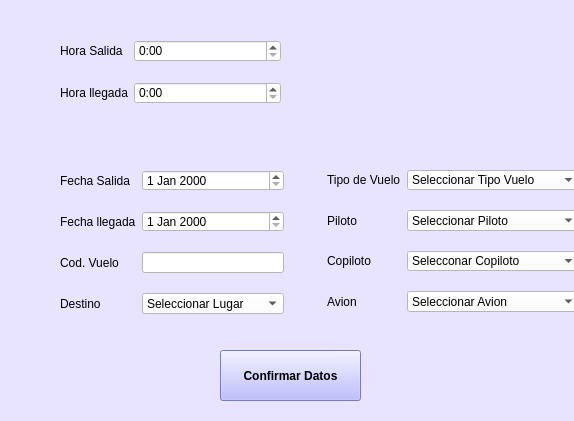
<?xml version="1.0" encoding="UTF-8"?>
<ui version="4.0">
 <class>MainWindow</class>
 <widget class="QMainWindow" name="MainWindow">
  <property name="geometry">
   <rect>
    <x>0</x>
    <y>0</y>
    <width>574</width>
    <height>421</height>
   </rect>
  </property>
  <property name="windowTitle">
   <string>Modificar Datos Vuelo</string>
  </property>
  <property name="styleSheet">
   <string notr="true">background-color: rgb(232, 228, 255);</string>
  </property>
  <widget class="QWidget" name="centralwidget">
   <widget class="QLabel" name="label_3">
    <property name="geometry">
     <rect>
      <x>350</x>
      <y>30</y>
      <width>171</width>
      <height>101</height>
     </rect>
    </property>
    <property name="styleSheet">
     <string notr="true">border-image: url(:/cct/iconoprogramarvuelo.jpg);</string>
    </property>
    <property name="text">
     <string>&lt;html&gt;&lt;head/&gt;&lt;body&gt;&lt;p&gt;&lt;br/&gt;&lt;/p&gt;&lt;/body&gt;&lt;/html&gt;</string>
    </property>
   </widget>
   <widget class="QPushButton" name="crearVuelo">
    <property name="geometry">
     <rect>
      <x>220</x>
      <y>350</y>
      <width>141</width>
      <height>51</height>
     </rect>
    </property>
    <property name="font">
     <font>
      <weight>75</weight>
      <bold>true</bold>
     </font>
    </property>
    <property name="styleSheet">
     <string notr="true">background-color: rgb(170, 170, 255);</string>
    </property>
    <property name="text">
     <string>Confirmar Datos</string>
    </property>
   </widget>
   <widget class="QWidget" name="formLayoutWidget_6">
    <property name="geometry">
     <rect>
      <x>60</x>
      <y>170</y>
      <width>224</width>
      <height>144</height>
     </rect>
    </property>
    <layout class="QFormLayout" name="formLayout_6">
     <property name="verticalSpacing">
      <number>20</number>
     </property>
     <item row="0" column="0">
      <widget class="QLabel" name="label_19">
       <property name="styleSheet">
        <string notr="true">background-color: rgb(232, 228, 255);</string>
       </property>
       <property name="text">
        <string>Fecha Salida</string>
       </property>
      </widget>
     </item>
     <item row="0" column="1">
      <widget class="QDateEdit" name="dateEdit_3">
       <property name="styleSheet">
        <string notr="true">background-color: rgb(255, 255, 255);</string>
       </property>
      </widget>
     </item>
     <item row="1" column="0">
      <widget class="QLabel" name="label_21">
       <property name="styleSheet">
        <string notr="true">background-color: rgb(232, 228, 255);</string>
       </property>
       <property name="text">
        <string>Fecha llegada</string>
       </property>
      </widget>
     </item>
     <item row="1" column="1">
      <widget class="QDateEdit" name="dateEdit_4">
       <property name="styleSheet">
        <string notr="true">background-color: rgb(255, 255, 255);</string>
       </property>
      </widget>
     </item>
     <item row="2" column="0">
      <widget class="QLabel" name="label_23">
       <property name="styleSheet">
        <string notr="true">background-color: rgb(232, 228, 255);</string>
       </property>
       <property name="text">
        <string>Cod. Vuelo</string>
       </property>
      </widget>
     </item>
     <item row="2" column="1">
      <widget class="QLineEdit" name="lineEdit_13">
       <property name="styleSheet">
        <string notr="true">background-color: rgb(255, 255, 255);</string>
       </property>
      </widget>
     </item>
     <item row="3" column="0">
      <widget class="QLabel" name="label_24">
       <property name="styleSheet">
        <string notr="true">background-color: rgb(232, 228, 255);</string>
       </property>
       <property name="text">
        <string>Destino</string>
       </property>
      </widget>
     </item>
     <item row="3" column="1">
      <widget class="QComboBox" name="comboBox">
       <property name="styleSheet">
        <string notr="true">background-color: rgb(255, 255, 255);</string>
       </property>
       <item>
        <property name="text">
         <string>Seleccionar Lugar</string>
        </property>
       </item>
       <item>
        <property name="text">
         <string>Pasto</string>
        </property>
       </item>
       <item>
        <property name="text">
         <string>Bogota</string>
        </property>
       </item>
       <item>
        <property name="text">
         <string>Medellin</string>
        </property>
       </item>
       <item>
        <property name="text">
         <string>Cali</string>
        </property>
       </item>
      </widget>
     </item>
    </layout>
   </widget>
   <widget class="QWidget" name="formLayoutWidget_7">
    <property name="geometry">
     <rect>
      <x>60</x>
      <y>40</y>
      <width>221</width>
      <height>71</height>
     </rect>
    </property>
    <layout class="QFormLayout" name="formLayout_7">
     <property name="verticalSpacing">
      <number>20</number>
     </property>
     <item row="0" column="0">
      <widget class="QLabel" name="label_20">
       <property name="styleSheet">
        <string notr="true">background-color: rgb(232, 228, 255);</string>
       </property>
       <property name="text">
        <string>Hora Salida</string>
       </property>
      </widget>
     </item>
     <item row="0" column="1">
      <widget class="QTimeEdit" name="timeEdit">
       <property name="styleSheet">
        <string notr="true">background-color: rgb(255, 255, 255);</string>
       </property>
       <property name="maximumTime">
        <time>
         <hour>23</hour>
         <minute>59</minute>
         <second>59</second>
        </time>
       </property>
       <property name="currentSection">
        <enum>QDateTimeEdit::HourSection</enum>
       </property>
       <property name="displayFormat">
        <string>h:mm</string>
       </property>
       <property name="time">
        <time>
         <hour>0</hour>
         <minute>0</minute>
         <second>0</second>
        </time>
       </property>
      </widget>
     </item>
     <item row="1" column="0">
      <widget class="QLabel" name="label_22">
       <property name="styleSheet">
        <string notr="true">background-color: rgb(232, 228, 255);</string>
       </property>
       <property name="text">
        <string>Hora llegada</string>
       </property>
      </widget>
     </item>
     <item row="1" column="1">
      <widget class="QTimeEdit" name="timeEdit_2">
       <property name="styleSheet">
        <string notr="true">background-color: rgb(255, 255, 255);</string>
       </property>
       <property name="displayFormat">
        <string>h:mm</string>
       </property>
      </widget>
     </item>
    </layout>
   </widget>
   <widget class="QWidget" name="formLayoutWidget">
    <property name="geometry">
     <rect>
      <x>327</x>
      <y>170</y>
      <width>253</width>
      <height>142</height>
     </rect>
    </property>
    <layout class="QFormLayout" name="formLayout">
     <property name="verticalSpacing">
      <number>20</number>
     </property>
     <item row="0" column="0">
      <widget class="QLabel" name="label">
       <property name="text">
        <string>Tipo de Vuelo</string>
       </property>
      </widget>
     </item>
     <item row="0" column="1">
      <widget class="QComboBox" name="comboBox_2">
       <property name="styleSheet">
        <string notr="true">background-color: rgb(255, 255, 255);</string>
       </property>
       <item>
        <property name="text">
         <string>Seleccionar Tipo Vuelo</string>
        </property>
       </item>
       <item>
        <property name="text">
         <string>Pasajeros</string>
        </property>
       </item>
       <item>
        <property name="text">
         <string>Carga</string>
        </property>
       </item>
      </widget>
     </item>
     <item row="1" column="0">
      <widget class="QLabel" name="label_2">
       <property name="text">
        <string>Piloto</string>
       </property>
      </widget>
     </item>
     <item row="1" column="1">
      <widget class="QComboBox" name="comboBox_3">
       <property name="styleSheet">
        <string notr="true">background-color: rgb(255, 255, 255);</string>
       </property>
       <item>
        <property name="text">
         <string>Seleccionar Piloto</string>
        </property>
       </item>
      </widget>
     </item>
     <item row="2" column="0">
      <widget class="QLabel" name="label_4">
       <property name="text">
        <string>Copiloto</string>
       </property>
      </widget>
     </item>
     <item row="2" column="1">
      <widget class="QComboBox" name="comboBox_5">
       <property name="styleSheet">
        <string notr="true">background-color: rgb(255, 255, 255);</string>
       </property>
       <item>
        <property name="text">
         <string>Selecconar Copiloto</string>
        </property>
       </item>
      </widget>
     </item>
     <item row="3" column="0">
      <widget class="QLabel" name="label_5">
       <property name="text">
        <string>Avion</string>
       </property>
      </widget>
     </item>
     <item row="3" column="1">
      <widget class="QComboBox" name="comboBox_6">
       <property name="styleSheet">
        <string notr="true">background-color: rgb(255, 255, 255);</string>
       </property>
       <item>
        <property name="text">
         <string>Seleccionar Avion</string>
        </property>
       </item>
      </widget>
     </item>
    </layout>
   </widget>
  </widget>
 </widget>
 <resources>
  <include location="logo usuario.qrc"/>
  <include location="logo usuario.qrc"/>
 </resources>
 <connections/>
</ui>
